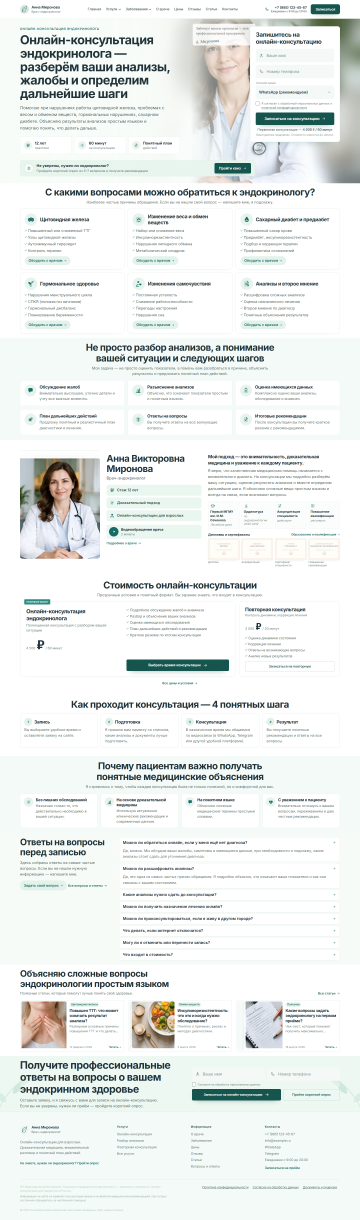
#> input picture audit/raw/audit-home-1440.png, 1440 x 4880 px (shown at 1/4 size)
$ python build_audit_screens.py
#> lines starting #> are read from the running program, lines starting #| are printed output that depends on the picture
# -*- coding: utf-8 -*-
from pathlib import Path
from PIL import Image

ROOT = Path(__file__).resolve().parents[1]
src = ROOT / "audit" / "raw"
out = ROOT / "audit" / "screenshots"
out.mkdir(parents=True, exist_ok=True)

pairs = [
    ("audit-home-1440.png", "before-home-1440.jpg"),
    ("audit-home-1920.png", "before-home-1920.jpg"),
    ("audit-mobile-top.png", "before-home-390.jpg"),
    ("multi-service.png", "before-service-1440.jpg"),
    ("multi-prices.png", "before-prices-1440.jpg"),
    ("multi-about.png", "before-about-1440.jpg"),
    ("final-home-1440.png", "after-home-1440.jpg"),
    ("final-home-1920.png", "after-home-1920.jpg"),
    ("final-top-390.png", "after-home-390.jpg"),
    ("final-top-360.png", "after-home-360.jpg"),
    ("final-top-768.png", "after-home-768.jpg"),
    ("final-service-1440.png", "after-service-1440.jpg"),
    ("final-prices-1440.png", "after-prices-1440.jpg"),
    ("final-about-1440.png", "after-about-1440.jpg"),
    ("final-docs-1440.png", "after-docs-1440.jpg"),
]
for source, target in pairs:
    path = src / source
    if not path.exists():
        print("missing", source)
        continue
    image = Image.open(path).convert("RGB")
#> image is the input picture: PIL image 1440x4880 RGB; mean R, G, B 234.6, 238.2, 236.5
    if image.width > 1200:
        image = image.resize((1200, round(image.height * 1200 / image.width)), Image.LANCZOS)
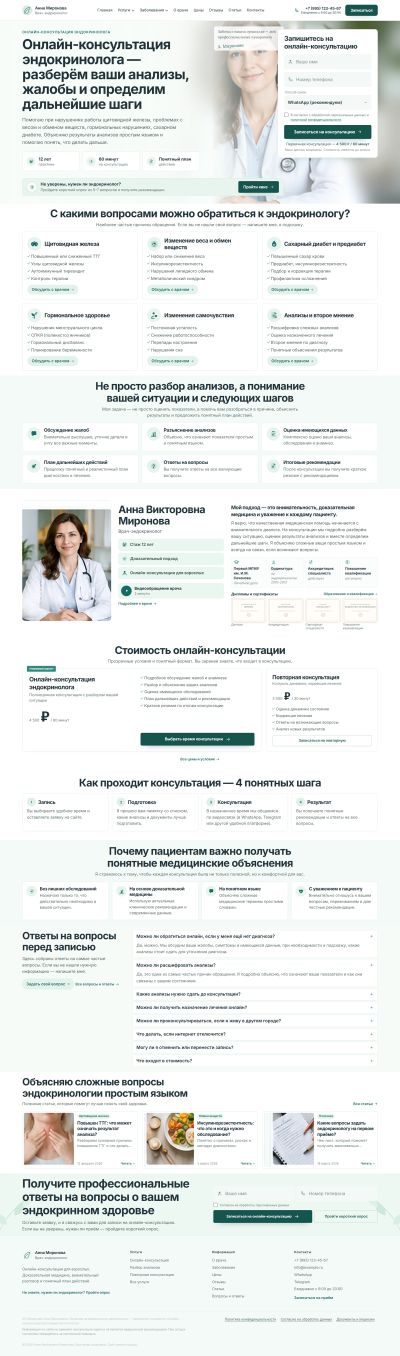
#> image: PIL image 1200x4067 RGB (shown at 1/3 size); mean R, G, B 234.3, 238, 236.3
    image.save(out / target, "JPEG", quality=82, optimize=True)
    print(target, image.size)
#| before-home-1440.jpg (1200, 4067)
